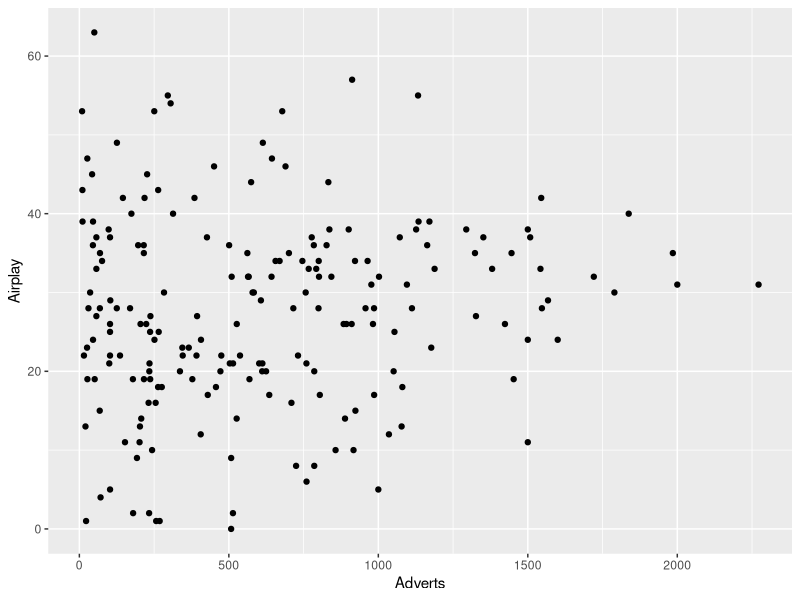
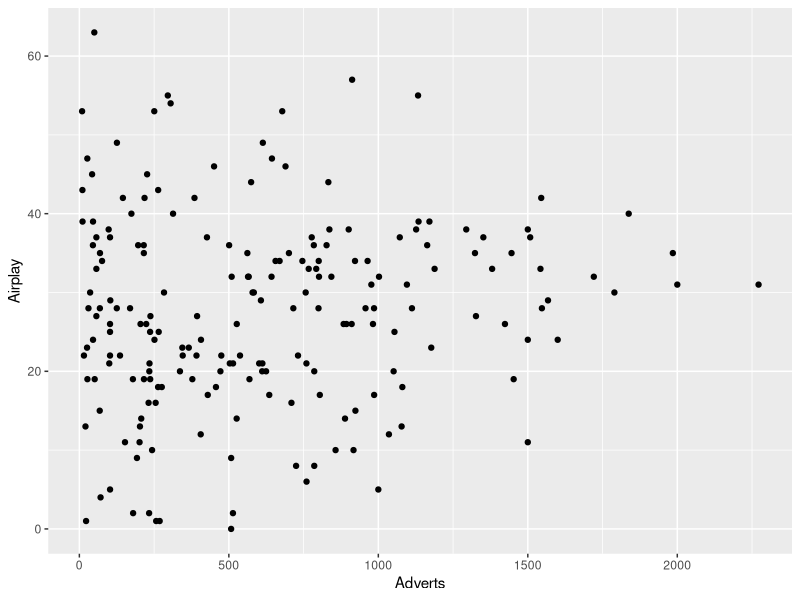
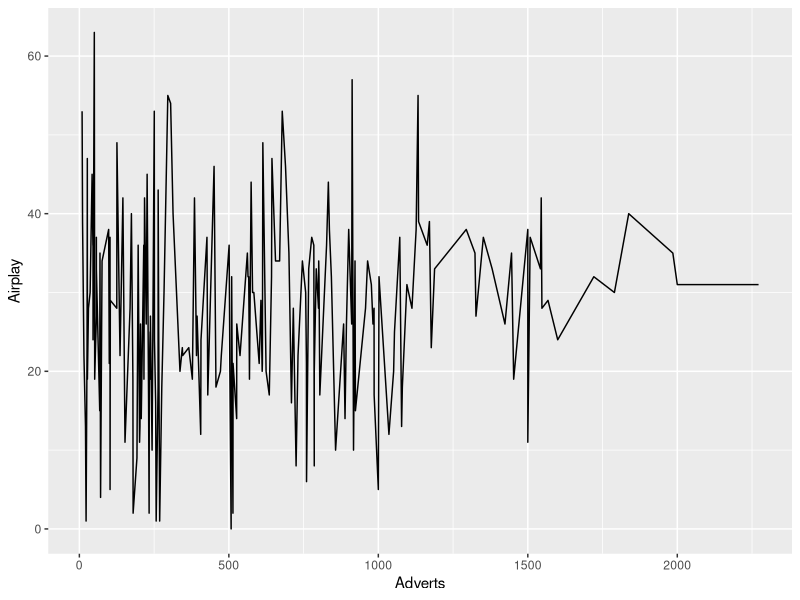
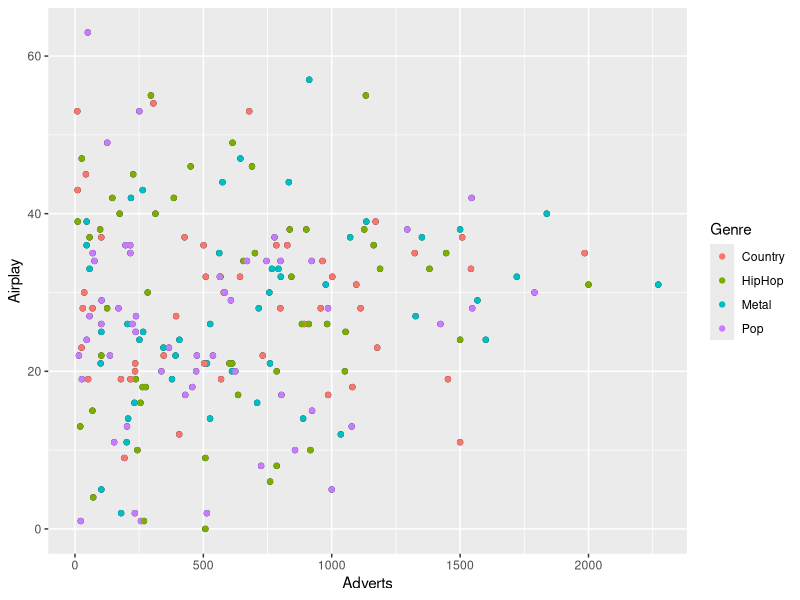
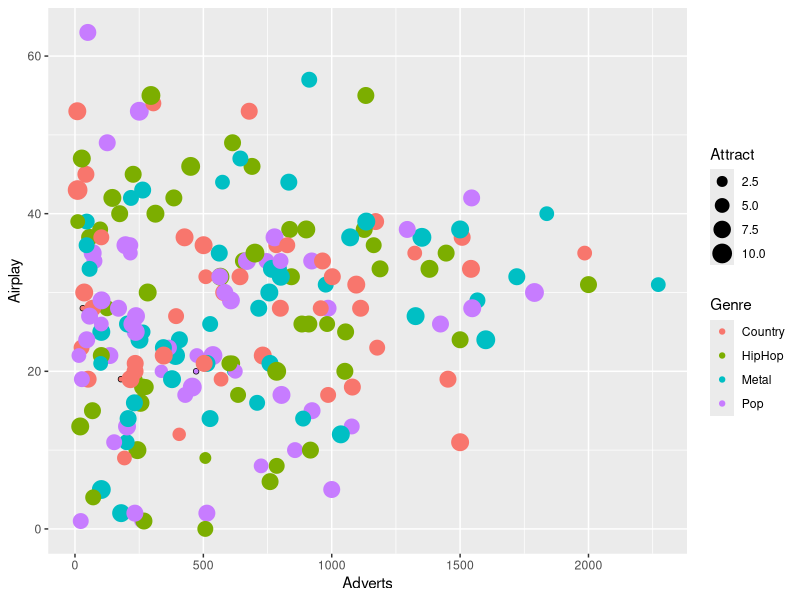
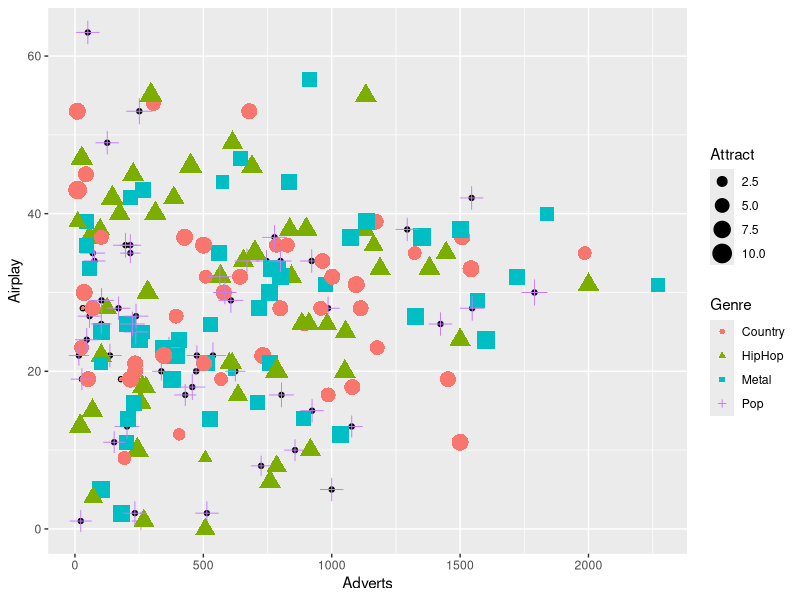
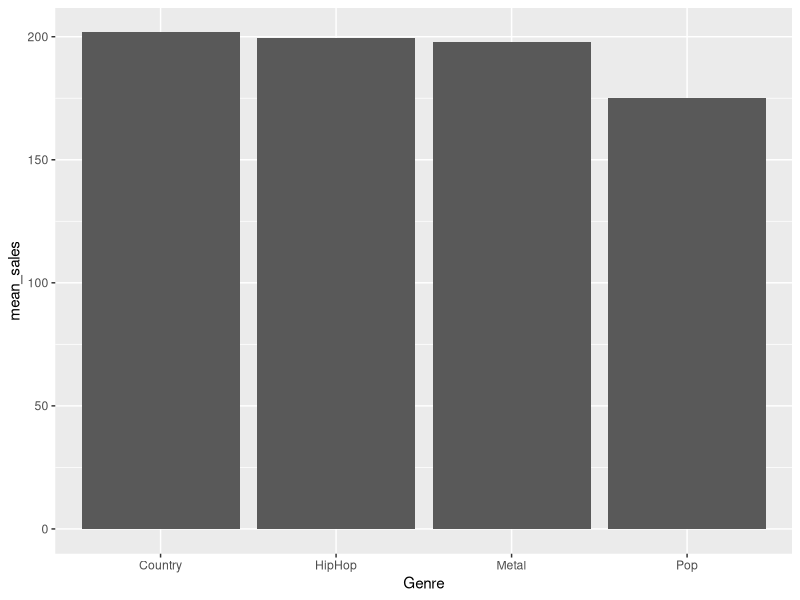
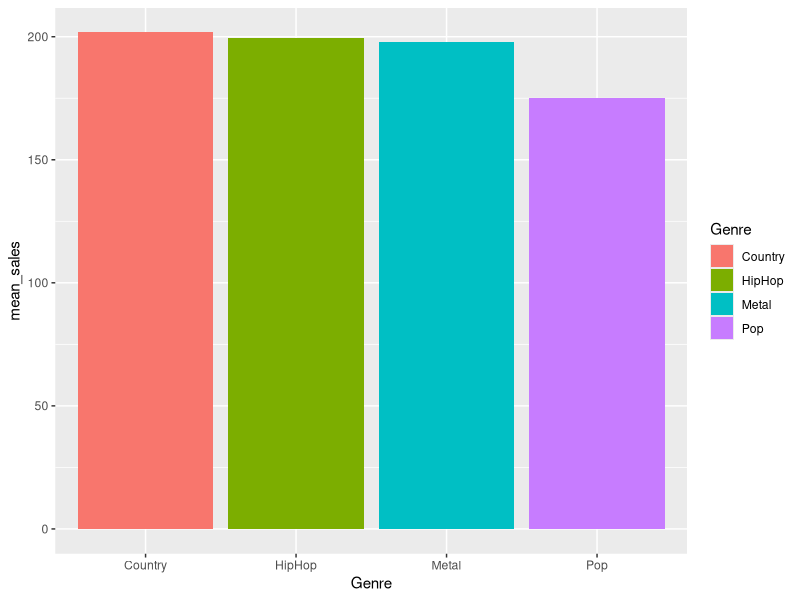

These figures' R source, in order: (Note: this script raises an error after producing the figures.)
## ---- chunk 1
library(readr)
library(tidyverse)
album_sales <- as.data.frame(read_csv("Datasets/album_sales.csv"))
## ---- chunk 2
head(album_sales)

ggplot(data=album_sales, aes(x=Adverts,y=Airplay)) + geom_point()


## ---- chunk 3

library(ggplot2)

ggplot(data=album_sales, aes(x=Adverts,y=Airplay)) + geom_point()


## ---- chunk 4
library(ggplot2)

ggplot(data=album_sales, aes(x=Adverts,y=Airplay)) + geom_line()
## ---- chunk 5

library(ggplot2)

ggplot(data=album_sales, aes(x=Adverts,y=Airplay)) + geom_point() + geom_point(aes(color = Genre))


## ---- chunk 6

library(ggplot2)

ggplot(data=album_sales, aes(x=Adverts,y=Airplay)) + geom_point() + geom_point(aes(color = Genre, size = Attract))


## ---- chunk 7

library(ggplot2)

ggplot(data=album_sales, aes(x=Adverts,y=Airplay)) + geom_point() + geom_point(aes(color = Genre, size = Attract, shape=Genre))


## ---- chunk 8
head(album_sales)

## ---- chunk 9
library(tidyverse) # contains ggplot and the summarise function used below

# Changing Genre to a factor
album_sales$Genre <- as.factor(album_sales$Genre)

# create a summary of the mean sales for each genre

meanSales <- album_sales %>% 
  group_by(Genre) %>%
  summarise(mean_sales = mean(Sales))

# use the summary data for the graph

ggplot(data = meanSales, aes(x = Genre, y = mean_sales)) + geom_col() 
  

## ---- chunk 10
ggplot(data = meanSales, aes(x = Genre, y = mean_sales)) + geom_col(aes(fill = Genre)) 
## ---- chunk 11

ggplot(data = meanSales, aes(x = Genre, y = mean_sales)) + geom_col(aes(fill = Genre)) +
  labs(x="Genre", y="Mean Sales", title = "Mean sales by Genre")



## ---- chunk 12

ggplot(data=album_sales, aes(x=Adverts,y=Airplay)) + geom_point() + geom_point(aes(color = Genre, size = Attract)) +
labs(x="Genre", y="Mean Sales", title = "Mean sales by Genre", size="Attractiveness")




## ---- chunk 13

library(ggplot2)

## Create plot and store it as "myPlot" object

myPlot <- ggplot(data=album_sales, aes(x=Adverts,y=Airplay)) + geom_point() + geom_point(aes(color = Genre, size = Attract)) +
labs(x="Genre", y="Mean Sales", title = "Mean sales by Genre", size="Attractiveness")



## ---- chunk 14
 #Recall myPlot
myPlot
## ---- chunk 15

knitr::include_graphics("img/savePlot1.png") 
## ---- chunk 16
ggsave(plot= myPlot, file="myPlot.pdf", width = 4, height = 4)
ggsave(plot= myPlot, file="myPlot.png", width = 4, height = 4, units="cm", dpi=320)
